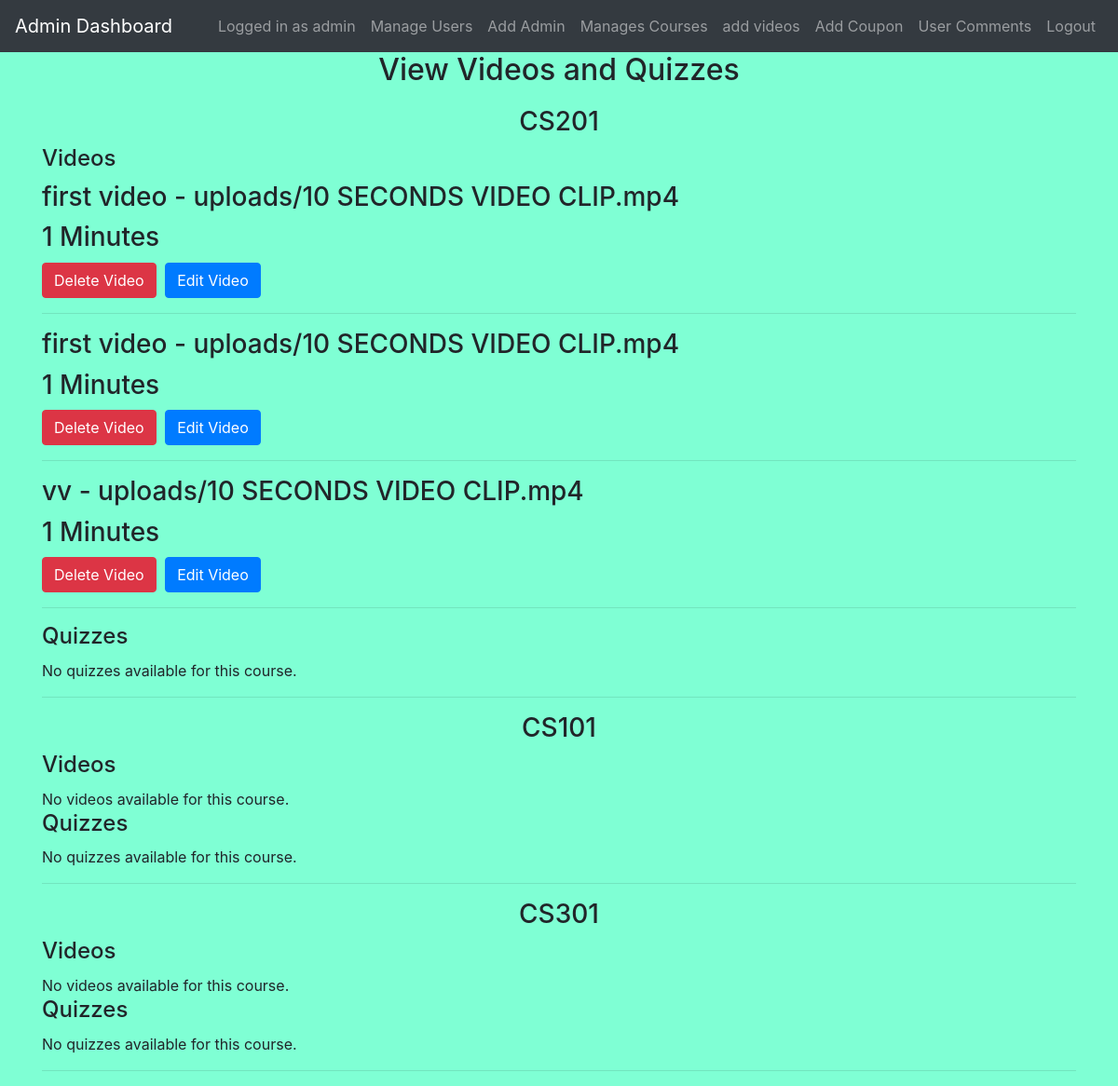
Page /admin/view_videos_quizzes.php (signed in) on the committed database.
### tables this page shows
CREATE TABLE `courses` (
  `Course_ID` int(11) NOT NULL,
  `Course_Title` varchar(255) NOT NULL,
  `Course_Instructor` varchar(255) NOT NULL,
  `Course_Content` text NOT NULL,
  `Course_Outline` text NOT NULL,
  `Course_Price` decimal(10,2) NOT NULL,
  `Start_Date` date DEFAULT NULL,
  `End_Date` date DEFAULT NULL
);

CREATE TABLE `videos` (
  `Video_ID` int(11) NOT NULL,
  `Course_ID` int(11) NOT NULL,
  `Video_Title` varchar(255) NOT NULL,
  `Video_URL` varchar(255) NOT NULL,
  `Duration` int(11) NOT NULL
);

### admin/view_videos_quizzes.php (the view, shortened to what this page needs)
<?php
include('config.php');
function fetchVideosFromDatabase($conn, $course_id) {
    $query = "SELECT * FROM Videos WHERE Course_ID = $course_id";
    $result = mysqli_query($conn, $query);
    return mysqli_fetch_all($result, MYSQLI_ASSOC);
}
function fetchQuizzesFromDatabase($conn, $course_id) {
    $query = "SELECT * FROM Quizzes WHERE Course_ID = $course_id";
    $result = mysqli_query($conn, $query);
    return mysqli_fetch_all($result, MYSQLI_ASSOC);
}
$courses_query = "SELECT * FROM Courses";
$courses_result = mysqli_query($conn, $courses_query);
$courses = mysqli_fetch_all($courses_result, MYSQLI_ASSOC);
?>
<!DOCTYPE html>
<html>
<head>
    <link rel="stylesheet" href="https://stackpath.bootstrapcdn.com/bootstrap/4.3.1/css/bootstrap.min.css">
</head>
<body>
    <?php include('admin_navbar.php') ?>
    <div class="container">
        <h2 class="text-center">View Videos and Quizzes</h2>
        <?php foreach ($courses as $course) : ?>
            <h3 class="text-center mt-3 mb-2" ><?php echo $course['Course_Title']; ?></h3>
            <h4>Videos</h4>
            <?php
            $videos = fetchVideosFromDatabase($conn, $course['Course_ID']);
            if (!empty($videos)) {
                foreach ($videos as $video) {
                    echo '<h3>' . $video['Video_Title'] . ' - ' . $video['Video_URL'] . '</h3>';
                    echo '<h3>' . $video['Duration'] . ' Minutes </h3>';
                    ?>
                    <form action="<?php echo $_SERVER['PHP_SELF']; ?>" method="post">
                        <input type="submit" name="delete_video" value="Delete Video" class="btn btn-danger">
                    </form>
                    <form action="edit_video.php" method="post">
                        <input type="submit" value="Edit Video" class="btn btn-primary">
                    </form>
                    <hr>
                    <?php
                }
            } else {
                echo '<p>No videos available for this course.</p>';
            }
            ?>
            <h4>Quizzes</h4>
            <?php
            $quizzes = fetchQuizzesFromDatabase($conn, $course['Course_ID']);
            if (!empty($quizzes)) {
                foreach ($quizzes as $quiz) {
                    echo '<p>Quiz Title: ' . $quiz['Quiz_Title'] . '</p>';
                    echo '<p>Quiz Question: ' . $quiz['Quiz_Question'] . '</p>';
                    $options = json_decode($quiz['Quiz_Options']);
                    if (!empty($options)) {
                        echo '<p>Quiz Options:</p>';
                        foreach ($options as $option) {
                            echo '<p>' . $option . '</p>';
                        }
                    }
                    echo '<p>Correct Answer: ' . $quiz['Quiz_Correct_Answer'] . '</p>';
                    ?>
                    <form action="<?php echo $_SERVER['PHP_SELF']; ?>" method="post">
                        <input type="hidden" name="quiz_id" value="<?php echo $quiz['Quiz_ID']; ?>">
                        <input type="submit" name="delete_quiz" value="Delete Quiz" class="btn btn-danger">
                    </form>
                    <hr>
                    <?php
                }
            } else {
                echo '<p>No quizzes available for this course.</p>';
            }
            ?>
            <hr>
        <?php endforeach; ?>
    </div>
</body>
</html>

### admin/admin_navbar.php (shortened to what this page needs)
<nav class="navbar navbar-expand-lg navbar-dark bg-dark">
  <a class="navbar-brand" href="admin_home.php">Admin Dashboard</a>
  <div class="collapse navbar-collapse" id="navbarNav">
    <ul class="navbar-nav ml-auto">
      <li class="nav-item ">
        <a class="nav-link" href="">Logged in as <?php echo $_SESSION["username"]; ?></a>
      </li>
      <li class="nav-item ">
        <a class="nav-link" href="manage_users.php">Manage Users</a>
      </li>
      <li class="nav-item ">
        <a class="nav-link" href="add_admin.php">Add Admin</a>
      </li>
      <li class="nav-item">
        <a class="nav-link" href="add_courses.php">Manages Courses</a>
      </li>
      <li class="nav-item">
        <a class="nav-link" href="add_videos_quizzes.php">add videos</a>
      </li>
      <li class="nav-item">
        <a class="nav-link" href="add_coupon.php">Add Coupon</a>
      </li>
      <li class="nav-item">
        <a class="nav-link" href="comments.php">User Comments</a>
      </li>
      <li class="nav-item">
        <a class="nav-link" href="logout.php">Logout</a>
      </li>
    </ul>
  </div>
</nav>

### admin/view_videos_quizzes.php (style rules this page uses)
body { background-color: aquamarine; }
h2 { margin-bottom: 20px; }
h3 { margin-bottom: 10px; }
h4 { margin-bottom: 10px; }
p { margin: 0; }
form { display: inline-block; margin-right: 5px; }

### rows in the picture
courses: Course_Title "CS201"
videos: Video_Title "first video", Video_URL "uploads/10 SECONDS VIDEO CLIP.mp4", Duration "1"
videos: Video_Title "first video", Video_URL "uploads/10 SECONDS VIDEO CLIP.mp4", Duration "1"
videos: Video_Title "vv", Video_URL "uploads/10 SECONDS VIDEO CLIP.mp4", Duration "1"
courses: Course_Title "CS101", shows "No videos available for this course."
courses: Course_Title "CS301", shows "No videos available for this course."

### other values in the picture
$_SESSION["username"] "admin"
